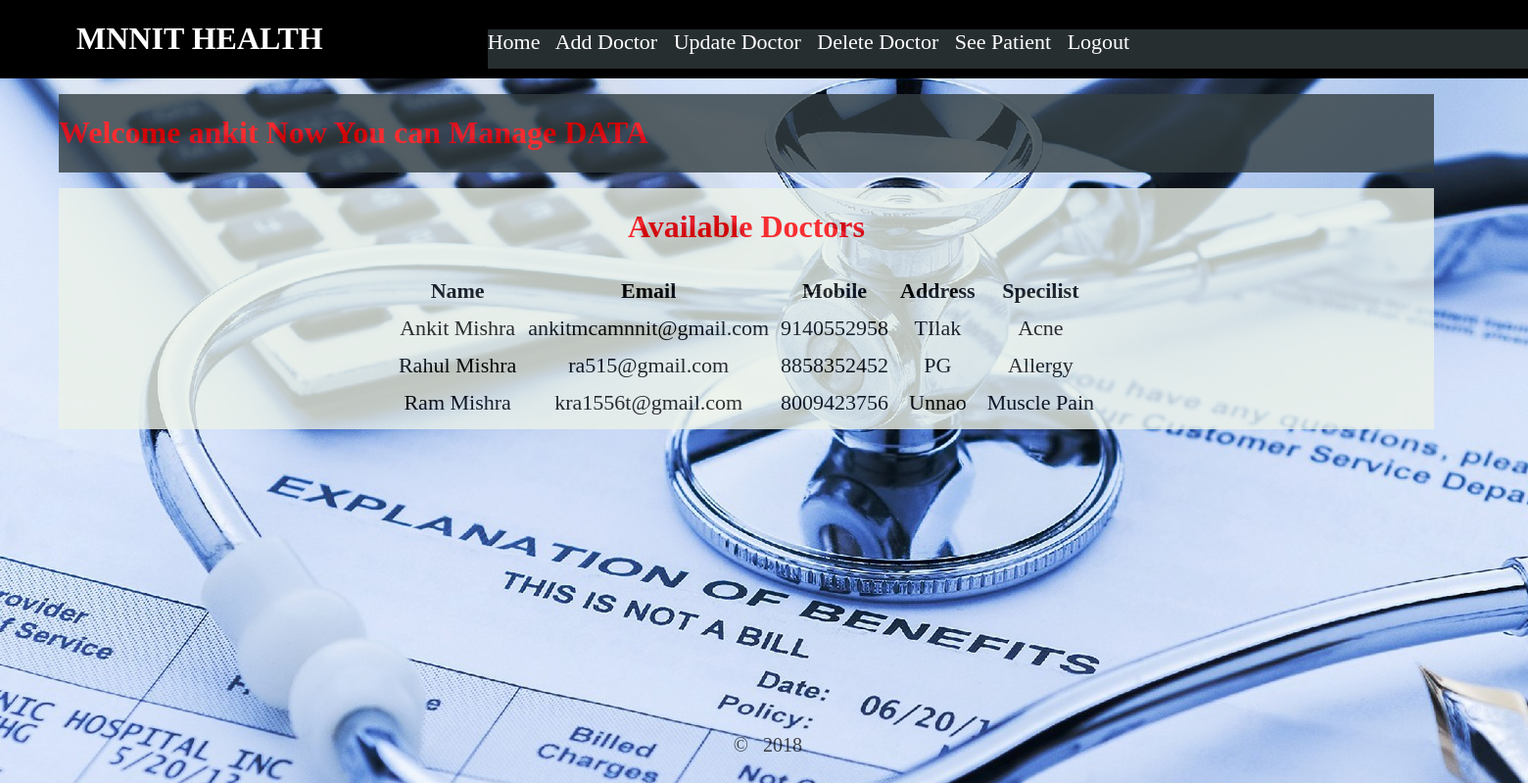
The app's page /admin_home.php (signed in) with its own data.
### tables this page shows
CREATE TABLE IF NOT EXISTS Doctors (
  user_id varchar(20) NOT NULL,
  pwd varchar(20) NOT NULL,
  first_name varchar(30) NOT NULL,
  middle_name varchar(30) DEFAULT NULL,
  last_name varchar(30) DEFAULT NULL,
  email varchar(30) NOT NULL,
  mob varchar(11) NOT NULL,
  address_line1 varchar(50) NOT NULL,
  address_line2 varchar(50) DEFAULT NULL,
  address_line3 varchar(50) DEFAULT NULL,
  desease varchar(30) NOT NULL,
  primary key(user_id)
);

### admin_home.php (the view, shortened to what this page needs)
<?php
  $con=con();
    $userid = $_SESSION['user_id'];
    $qu="select * from Doctors ";
    $result=$con->query($qu);
?>
<!DOCTYPE html>
<html>
 <head>
   <link  href="css/admin_home.css" rel="stylesheet"/>
 </head>
 <body>
  <div id="full">
    <div id="header">
      <div id="lg">
         <h1 style="color:white;"> MNNIT HEALTH</h1>
      </div>
      <div id="li">
        <a href="admin_home.php"> Home &nbsp; </a>
        <a href="add.php"> Add Doctor &nbsp;</a>
        <a href="update.php"> Update Doctor &nbsp;</a>
        <a href="delete.php">  Delete Doctor &nbsp;</a>
        <a href="patient.php"> See Patient &nbsp;</a>
        <a href="logout.php"> Logout </a>
      </div>
    </div>
    <div id="ma">
      <marquee> <h1 style="color:red;"> Welcome <?php echo "$userid";?> Now You can Manage DATA</h1></marquee>
    </div>
    <div id="fo">
         <center> <h1 style="color:red;opacity:1;"> Available Doctors </h1></center>
          <?php
           echo "<center><table>";
           echo "<tr><th>Name</th><th>Email</th><th>Mobile</th><th>Address</th><th>Specilist</th></tr>";
           while($row1=$result->fetch_array())
            {
              echo "<tr><td>$row1[2] $row1[3] $row1[4]</td><td> $row1[5]</td><td> $row1[6]</td><td>$row1[7] $row1[8] $row1[9]</td><td>$row1[10]</td></tr>";
            }
            echo "</table></center>";
          ?>
    </div>
    <div id="abo">
    <p style="color:black"> &copy;  2018</p>
    </div>
  </div>
 </body>
</html>

### css/admin_home.css (style rules this page uses)
body { background-image: url("../img/10.jpeg"); background-repeat:no-repeat; background-attachment: fixed; z-index:-1; }
#full { height:auto; width:100%; z-index:1; }
#header { background-color:black; position:fixed; top:0; left:0; height:10%; width:100%; z-index:1999; }
#lg { position:absolute; left:5%; height:50%; width:30%; }
#li { background-color:#272E30; position:absolute; left:30%; width:70%; height:50%; font-size:22px; margin:1.9%; }
a { color:white; text-decoration:none; }
#ma { background-color:#333E42; position:absolute; top:12%; left:60px; height:10%; width:90%; opacity: 0.8; }
#fo { background-color:#ECF2E9; position:absolute; top:24%; left:60px; height:auto; width:90%; opacity:0.8; }
#abo { position:absolute; bottom:1%; left:48%; width:90%; font-size:20px; color:black; word-spacing:10px; opacity:0.7 }
table, th, td { margin:2px; text-align: center; padding:5px; cellpadding:10px; font-size:22px; }

### records on screen
doctors: first_name "Ankit", last_name "Mishra", email "ankitmcamnnit@gmail.com", mob "9140552958", address_line1 "TIlak", desease "Acne"
doctors: first_name "Rahul", last_name "Mishra", email "ra515@gmail.com", mob "8858352452", address_line1 "PG", desease "Allergy"
doctors: first_name "Ram", last_name "Mishra", email "kra1556t@gmail.com", mob "8009423756", address_line1 "Unnao", desease "Muscle Pain"

### other values on screen
$userid "ankit"
